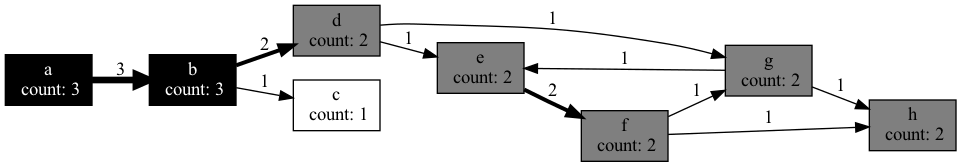

This chart was generated by the following Python code:
import pygraphviz as pgv
import reader


transitionMatrix = dict()
activityCount = dict()
G = pgv.AGraph(strict=False, directed=True)


def getActivityCount():
    for caseId in reader.log:
        for activity in reader.log[caseId]:
            if activity[0] not in activityCount:
                activityCount[activity[0]] = 0
            activityCount[activity[0]] += 1


def generateGraph(activityCount):
    G = pgv.AGraph(strict=False, directed=True)
    G.graph_attr['rankdir'] = 'LR'
    G.node_attr['shape'] = 'box'

    addNodes(G, activityCount)
    addEdges(G)

    G.draw('graph.png', prog='dot')
    # print(G.string())


def addEdges(G):
    values = [transitionMatrix[ai][aj] for ai in transitionMatrix for aj in transitionMatrix[ai]]  # list comprehension
    x_min = min(values)
    x_max = max(values)
    y_min = 1.0
    y_max = 5.0
    for ai in transitionMatrix:
        for aj in transitionMatrix[ai]:
            x = transitionMatrix[ai][aj]  # transition count
            y = y_min + (y_max - y_min) * (x - x_min) / (x_max - x_min)  # edge thickness
            G.add_edge(ai, aj, label=transitionMatrix[ai][aj], penwidth=y)


def addNodes(G, activityCount):
    x_min = min(activityCount.values())
    x_max = max(activityCount.values())
    print(x_min, x_max)

    for activity in activityCount:
        text = activity + '\n count: ' + str(activityCount[activity])
        grayLevel = int(float(x_max - activityCount[activity]) / float(x_max - x_min) * 100.)
        fillColor = getFillColor(grayLevel)
        fontColor = getFontColor(grayLevel)
        G.add_node(activity, label=text, style='filled', fillcolor=fillColor, fontcolor=fontColor)


def getFontColor(grayLevel):
    fontColor = 'black'
    if grayLevel < 50:
        fontColor = 'white'
    return fontColor


def getFillColor(grayLevel):
    fillColor = 'gray' + str(grayLevel)
    return fillColor


def getActivity(caseId, taskNumber):
    return reader.log[caseId][taskNumber][0]


def incrementTransitionCount(fromNode, toNode):
    transitionMatrix[fromNode][toNode] += 1


def getTransitionMatrix():
    for caseId in reader.log:
        for i in range(len(reader.log[caseId]) - 1):
            ai = getActivity(caseId, i)
            aj = getActivity(caseId, i + 1)
            if ai not in transitionMatrix:
                transitionMatrix[ai] = dict()
            if aj not in transitionMatrix[ai]:
                transitionMatrix[ai][aj] = 0
            incrementTransitionCount(ai, aj)


def printTransitionMatrix():
    for ai in sorted(transitionMatrix.keys()):
        for aj in sorted(transitionMatrix[ai].keys()):
            print(ai, '-->', aj, ':', transitionMatrix[ai][aj])


def printActivityCount():
    for activity in sorted(activityCount.keys()):
        print(activity, ' count:', activityCount[activity])
